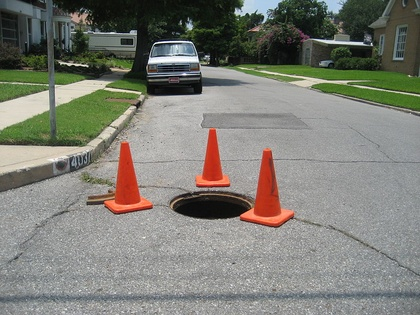
%> input picture Lab04/coneDetection.jpg, 420 x 315 px, shrunk from 800 x 600 before the run
$ octave Lab04-1.m   (GNU Octave 9; MATLAB toolbox functions it lacks are replaced by stand-ins)
%> lines starting %> are read from the running program, lines starting %| are printed output that depends on the picture; in (x1, y1, x2, y2) boxes, pixels count from 0 and x2, y2 are one past the last pixel; in counts of white or black regions, pixels touching at a corner belong together; the program's own positions count from 1
clear
pkg load image

function P = AddPadding(J, n)
  # add padding
  [rows, cols] = size(J);
  P = zeros(rows + 2 * n, cols + 2 * n);
  P(1+n:rows+n, 1+n:cols+n) = J;
endfunction

function R = CutPadding(J, n)
  [rows, cols] = size(J);
  rows -= 2 * n;
  cols -= 2 * n;
  R = J(1 + n:rows+n, 1+n:cols+n);
endfunction

function R = dilation(J, S)
  n = floor(length(S)/2);
  [rows, cols] = size(J);
  J = AddPadding(J, n);
  R = zeros(size(J));
  count = 0;
  for r = 1+n:rows+n
    for c = 1+n:cols+n
      if J(r, c) == 1
        R(r-n:r+n, c-n:c+n) = J(r-n:r+n, c-n:c+n)|S;
      endif
    endfor
  endfor
  R = CutPadding(R, n);
endfunction

# cau 1 - 1
%{
%}
I = imread("coneDetection.jpg");
%> I is the input picture: size 315x420x3 uint8; mean R, G, B 126, 126, 117.4
G = rgb2gray(I);
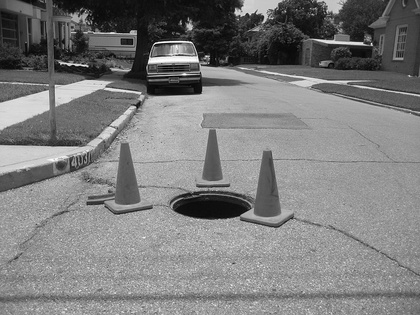
%> G: size 315x420 uint8; min 0, max 255, mean 125
imwrite(G, "Results/GrayImage.png");
K = (G(:,:) < 120);
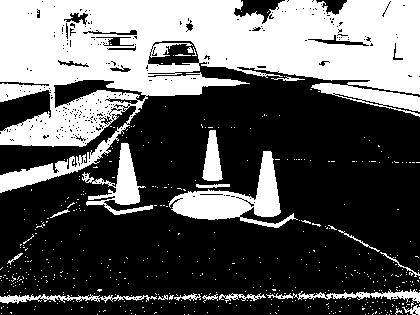
%> K: size 315x420 logical; 36.7% white; 471 white regions (451 under 20 px), largest, box (x1, y1, x2, y2) and area: (0, 0, 420, 193) 39901, (169, 151, 298, 228) 3297, (82, 143, 153, 215) 1586
imwrite(K, "Results/BinaryImage.png");

# cau 1 - 2
S1 = ones(5);
S2 = ones(3);
T1 = dilation(K, S1);
%> in AddPadding, `P(1+n:rows+n, 1+n:cols+n) = J;`:
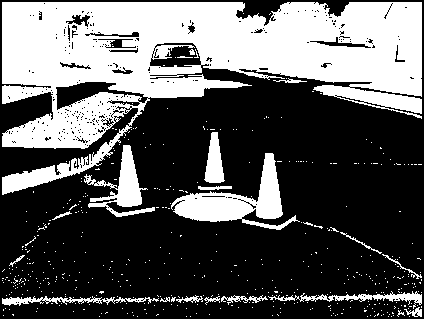
%> P: size 319x424 double; values 0 (black) and 1 (white), 35.9% white; 471 white regions (451 under 20 px), largest, box (x1, y1, x2, y2) and area: (2, 2, 422, 195) 39901, (171, 153, 300, 230) 3297, (84, 145, 155, 217) 1586
%> after the loop in dilation, `for r = 1+n:rows+n`:
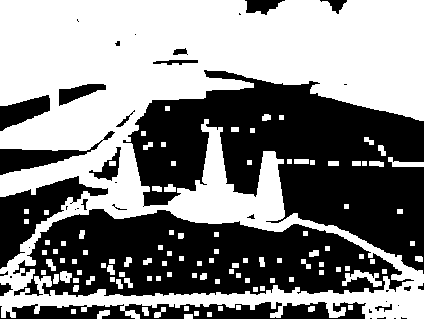
%> R: size 319x424 double; values 0 (black) and 1 (white), 52.5% white; 41 black regions (21 under 20 px), largest, box (x1, y1, x2, y2) and area: (123, 70, 424, 274) 30714, (13, 209, 414, 297) 21629, (0, 302, 366, 319) 3960
%> in CutPadding, `R = J(1 + n:rows+n, 1+n:cols+n);`: R: size 315x420 double; values 0 (black) and 1 (white), 52.5% white; 40 black regions (18 under 20 px), largest, box (x1, y1, x2, y2) and area: (121, 68, 420, 269) 30427, (11, 207, 412, 295) 21629, (0, 174, 106, 265) 3316
imwrite(T1, "Results/DilationT1.png");
T2 = dilation(K, S2);
%> call 2 of dilation, with S = [1 1 1; 1 1 1; 1 1 1]
%> call 2 of AddPadding, with n = 1
%> in AddPadding (call 2), `P(1+n:rows+n, 1+n:cols+n) = J;`:
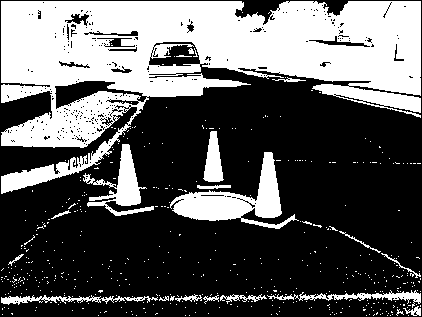
%> P: size 317x422 double; values 0 (black) and 1 (white), 36.2% white; 471 white regions (451 under 20 px), largest, box (x1, y1, x2, y2) and area: (1, 1, 421, 194) 39901, (170, 152, 299, 229) 3297, (83, 144, 154, 216) 1586
%> after the loop in dilation (call 2), `for r = 1+n:rows+n`:
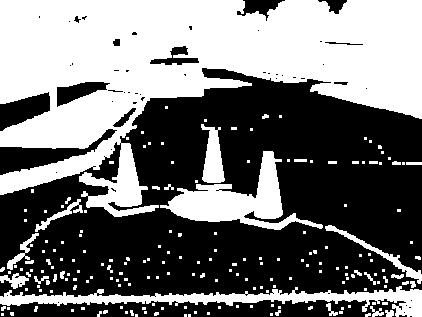
%> R: size 317x422 double; values 0 (black) and 1 (white), 45.7% white; 198 white regions (163 under 20 px), largest, box (x1, y1, x2, y2) and area: (0, 0, 422, 217) 47728, (160, 151, 323, 230) 4353, (0, 286, 422, 317) 4223
%> call 2 of CutPadding, with n = 1
%> in CutPadding (call 2), `R = J(1 + n:rows+n, 1+n:cols+n);`:
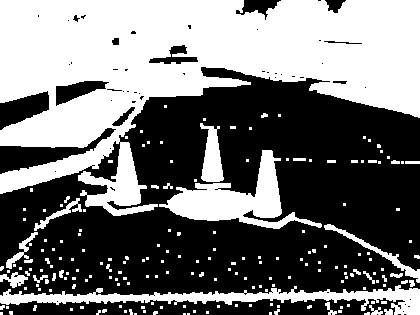
%> R: size 315x420 double; values 0 (black) and 1 (white), 45.7% white; 198 white regions (163 under 20 px), largest, box (x1, y1, x2, y2) and area: (0, 0, 420, 216) 47120, (159, 150, 322, 229) 4353, (0, 285, 420, 315) 4173
imwrite(T2, "Results/DilationT2.png");
S = T1 = T2;
imwrite(S, "Results/DilationS.png");
% [11 lines of commented-out code are left out]
